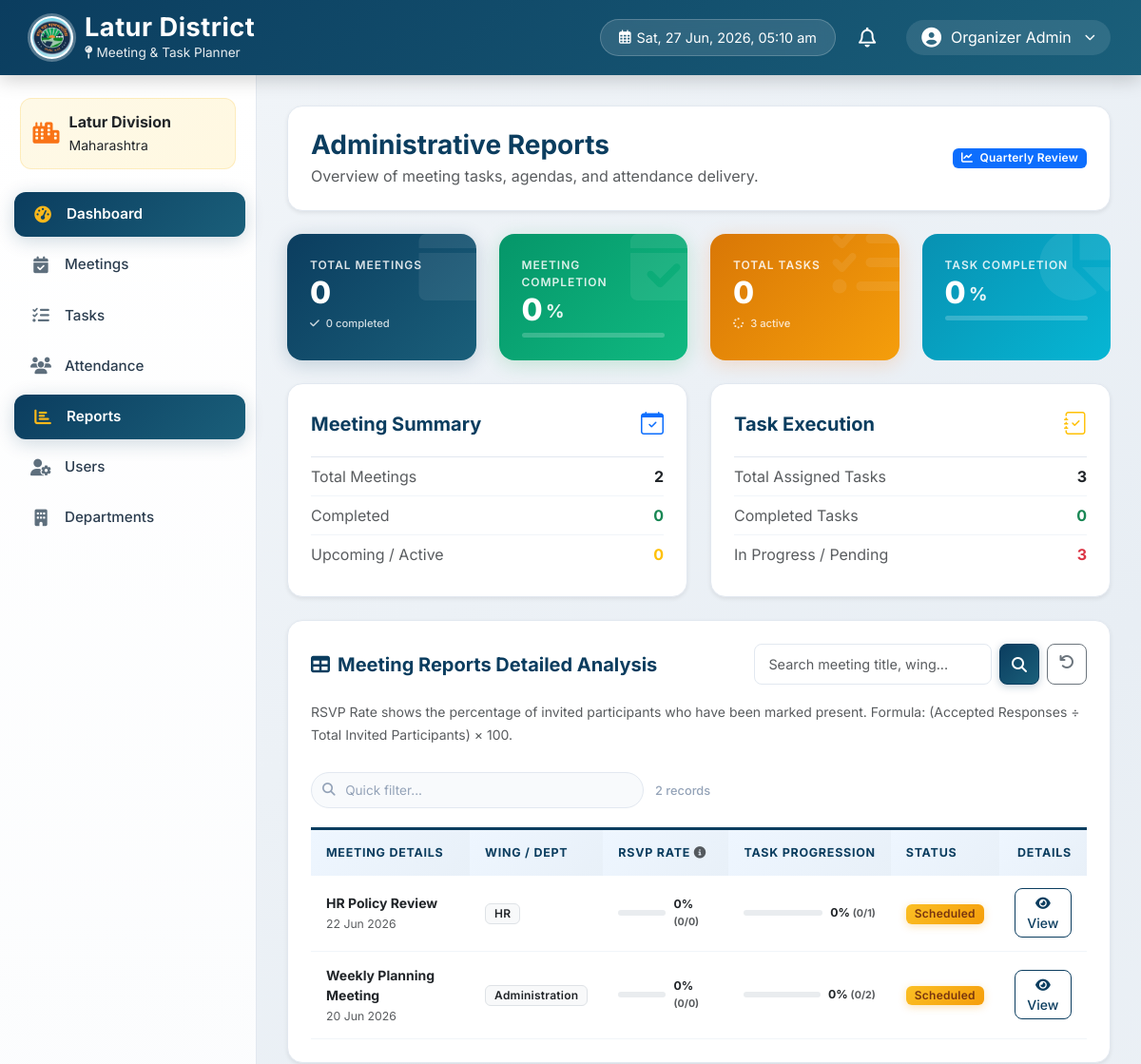
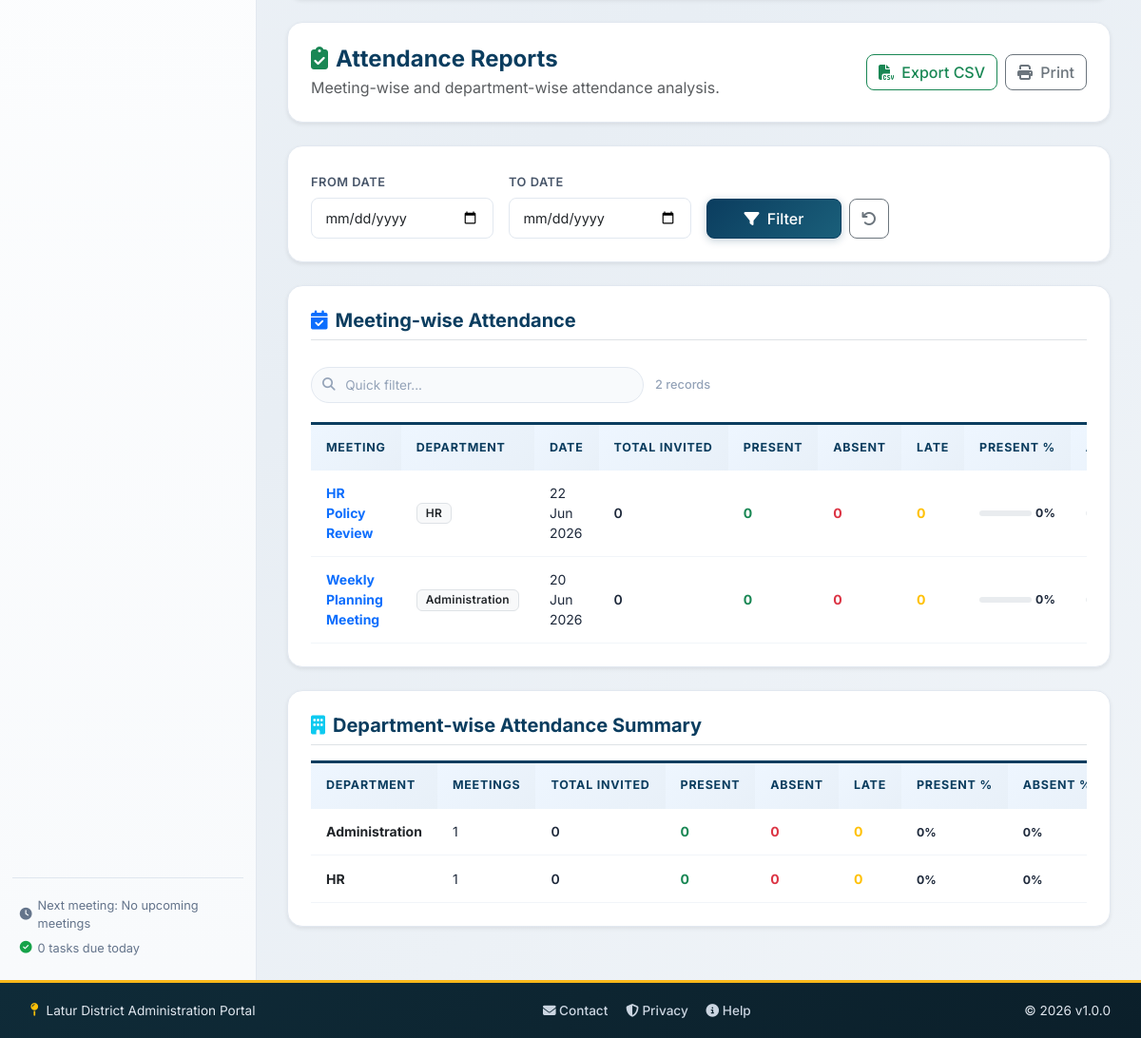
Page /modules/reports/index.php (signed in) on the committed database (2 pictures, top to bottom).
### tables this page shows
CREATE TABLE IF NOT EXISTS meetings (
  id INT AUTO_INCREMENT PRIMARY KEY,
  title VARCHAR(150) NOT NULL,
  meeting_date DATE NOT NULL,
  meeting_time TIME NOT NULL,
  location VARCHAR(150) NOT NULL,
  mode VARCHAR(50) NOT NULL,
  agenda TEXT NOT NULL,
  department VARCHAR(100) NOT NULL,
  organizer_id INT NOT NULL,
  status VARCHAR(30) NOT NULL DEFAULT 'Scheduled',
  created_at TIMESTAMP DEFAULT CURRENT_TIMESTAMP,
  FOREIGN KEY (organizer_id) REFERENCES users(id)
);

### modules/reports/index.php (the view, shortened to what the rows shown need)
<?php
include_once '../../includes/header.php';
$conn = getDBConnection();
$user_id = $_SESSION['user_id'];
$role = $_SESSION['role'];
$department = $_SESSION['department'] ?? '';
$reportSql = "SELECT m.id, m.title, m.meeting_date, m.department, m.status,
             (SELECT COUNT(*) FROM tasks WHERE meeting_id = m.id) as total_tasks,
             (SELECT COUNT(*) FROM tasks WHERE meeting_id = m.id AND status = 'Completed') as completed_tasks,
             (SELECT COUNT(*) FROM attendance WHERE meeting_id = m.id) as total_attendees,
             (SELECT COUNT(*) FROM attendance WHERE meeting_id = m.id AND status = 'Present') as present_attendees
             FROM meetings m";
$params = [];
$types = "";
if ($role === 'Organizer') {
    $reportSql .= " WHERE m.organizer_id = ?";
    $params[] = $user_id;
    $types .= "i";
} elseif ($role === 'Employee') {
    $reportSql .= " LEFT JOIN attendance a ON m.id = a.meeting_id WHERE (m.department = ? OR a.user_id = ?)";
    $params[] = $department;
    $params[] = $user_id;
    $types .= "si";
} else {
    $reportSql .= " WHERE 1=1";
}
$reportSql .= " GROUP BY m.id ORDER BY m.meeting_date DESC";
$stmt = $conn->prepare($reportSql);
if (!empty($params)) {
    $stmt->bind_param($types, ...$params);
}
$stmt->execute();
$meetingsReport = $stmt->get_result()->fetch_all(MYSQLI_ASSOC);
?>
<div class="row">
    <div class="col-12">
        <div class="card p-4 border-0 shadow-sm mb-4 bg-white animate-on-scroll" id="reportsTableWrapper" data-paginate data-per-page="10">
            <div class="table-responsive">
                <table class="table table-enhanced table-hover align-middle mb-0">
                    <thead>
                        <tr>
                            <th>Meeting Details</th>
                            <th>Wing / Dept</th>
                            <th>RSVP Rate <i class="fas fa-info-circle text-muted" title="RSVP Rate = (Accepted Responses ÷ Total Invited Participants) × 100"></i></th>
                            <th>Task Progression</th>
                            <th>Status</th>
                            <th class="text-end">Details</th>
                        </tr>
                    </thead>
                    <tbody>
                        <?php if (empty($meetingsReport)): ?>
                            <tr>
                                <td colspan="6" class="text-center py-4 text-muted">No reports found matching filters.</td>
                            </tr>
                        <?php else: ?>
                            <?php foreach ($meetingsReport as $rep): ?>
                                <tr>
                                    <td>
                                        <div class="fw-bold text-dark"><?php echo htmlspecialchars($rep['title']); ?></div>
                                        <small class="text-muted"><?php echo date('d M Y', strtotime($rep['meeting_date'])); ?></small>
                                    </td>
                                    <td>
                                        <span class="badge bg-light text-dark border"><?php echo htmlspecialchars($rep['department']); ?></span>
                                    </td>
                                    <td>
                                        <?php
                                        $attTotal = $rep['total_attendees'];
                                        $attPres = $rep['present_attendees'];
                                        $attRate = $attTotal > 0 ? round(($attPres / $attTotal) * 100) : 0;
                                        ?>
                                        <div class="d-flex align-items-center gap-2">
                                            <div class="progress flex-grow-1" style="height: 6px; width: 60px;">
                                            </div>
                                            <span class="small fw-bold text-dark"><?php echo $attRate; ?>% <small class="text-muted">(<?php echo $attPres; ?>/<?php echo $attTotal; ?>)</small></span>
                                        </div>
                                    </td>
                                    <td>
                                        <?php
                                        $taskTotal = $rep['total_tasks'];
                                        $taskComp = $rep['completed_tasks'];
                                        $taskRate = $taskTotal > 0 ? round(($taskComp / $taskTotal) * 100) : 0;
                                        ?>
                                        <div class="d-flex align-items-center gap-2">
                                            <div class="progress flex-grow-1" style="height: 6px; width: 60px;">
                                            </div>
                                            <span class="small fw-bold text-dark"><?php echo $taskRate; ?>% <small class="text-muted">(<?php echo $taskComp; ?>/<?php echo $taskTotal; ?>)</small></span>
                                        </div>
                                    </td>
                                    <td>
                                        <?php
                                        $status = strtolower($rep['status']);
                                        $statusClass = match($status) {
                                            'completed' => 'badge-status-completed',
                                            'scheduled' => 'badge-status-scheduled',
                                            'cancelled' => 'badge-status-cancelled',
                                            default => 'bg-secondary'
                                        };
                                        ?>
                                        <span class="badge <?php echo $statusClass; ?>"><?php echo ucfirst($status); ?></span>
                                    </td>
                                    <td class="text-end">
                                        <a href="../meetings/view.php?id=<?php echo $rep['id']; ?>" class="btn btn-sm btn-outline-primary rounded-3">
                                            <i class="fas fa-eye"></i> View
                                        </a>
                                    </td>
                                </tr>
                            <?php endforeach; ?>
                        <?php endif; ?>
                    </tbody>
                </table>
            </div>
        </div>
        <?php
        $attReportSql = "SELECT m.id, m.title, m.meeting_date, m.department,
                         COUNT(a.id) as total_invited,
                         SUM(CASE WHEN a.status = 'Present' THEN 1 ELSE 0 END) as present_count,
                         SUM(CASE WHEN a.status = 'Absent' THEN 1 ELSE 0 END) as absent_count,
                         SUM(CASE WHEN a.status = 'Late' THEN 1 ELSE 0 END) as late_count,
                         SUM(CASE WHEN a.status = 'Pending' THEN 1 ELSE 0 END) as pending_count
                         FROM meetings m
                         LEFT JOIN attendance a ON m.id = a.meeting_id";
        $attParams = [];
        $attTypes = "";
        if ($role === 'Organizer') {
            $attReportSql .= " WHERE m.organizer_id = ?";
            $attParams[] = $user_id;
            $attTypes .= "i";
        } elseif ($role === 'Employee') {
            $attReportSql .= " WHERE (m.department = ? OR EXISTS (SELECT 1 FROM attendance a2 WHERE a2.meeting_id = m.id AND a2.user_id = ?))";
            $attParams[] = $department;
            $attParams[] = $user_id;
            $attTypes .= "si";
        } else {
            $attReportSql .= " WHERE 1=1";
        }
        $attReportSql .= " GROUP BY m.id ORDER BY m.meeting_date DESC";
        $stmt = $conn->prepare($attReportSql);
        if (!empty($attParams)) {
            $stmt->bind_param($attTypes, ...$attParams);
        }
        $stmt->execute();
        $attReport = $stmt->get_result()->fetch_all(MYSQLI_ASSOC);
        ?>
        <div class="card p-4 border-0 shadow-sm mb-4 bg-white animate-on-scroll" id="meetingAttWrapper" data-paginate data-per-page="10">
            <div class="table-responsive">
                <table class="table table-enhanced table-hover align-middle mb-0" id="meetingAttTable">
                    <thead>
                        <tr>
                            <th>Meeting</th>
                            <th>Department</th>
                            <th>Date</th>
                            <th>Total Invited</th>
                            <th>Present</th>
                            <th>Absent</th>
                            <th>Late</th>
                            <th>Present %</th>
                            <th>Absent %</th>
                        </tr>
                    </thead>
                    <tbody>
                        <?php if (empty($attReport)): ?>
                            <tr><td colspan="10" class="text-center py-4 text-muted">No attendance data found.</td></tr>
                        <?php else: ?>
                            <?php foreach ($attReport as $ar): ?>
                                <?php
                                $arTotal = (int)$ar['total_invited'];
                                $arPresent = (int)$ar['present_count'];
                                $arAbsent = (int)$ar['absent_count'];
                                $arLate = (int)$ar['late_count'];
                                $arPresentPct = $arTotal > 0 ? round(($arPresent / $arTotal) * 100) : 0;
                                ?>
                                <tr>
                                    <td>
                                        <a href="../meetings/attendance.php?id=<?php echo $ar['id']; ?>" class="fw-bold text-decoration-none">
                                            <?php echo htmlspecialchars($ar['title']); ?>
                                        </a>
                                    </td>
                                    <td><span class="badge bg-light text-dark border"><?php echo htmlspecialchars($ar['department']); ?></span></td>
                                    <td><?php echo date('d M Y', strtotime($ar['meeting_date'])); ?></td>
                                    <td class="fw-semibold"><?php echo $arTotal; ?></td>
                                    <td><span class="text-success fw-bold"><?php echo $arPresent; ?></span></td>
                                    <td><span class="text-danger fw-bold"><?php echo $arAbsent; ?></span></td>
                                    <td><span class="text-warning fw-bold"><?php echo $arLate; ?></span></td>
                                    <td>
                                        <div class="d-flex align-items-center gap-1">
                                            <div class="progress flex-grow-1" style="height: 6px; width: 50px;">
                                            </div>
                                            <small class="fw-bold"><?php echo $arPresentPct; ?>%</small>
                                        </div>
                                    </td>
                                    <td>
                                    </td>
                                </tr>
                            <?php endforeach; ?>
                        <?php endif; ?>
                    </tbody>
                </table>
            </div>
        </div>
        <div class="card p-4 border-0 shadow-sm mb-4 bg-white animate-on-scroll" id="deptAttWrapper" data-paginate data-per-page="10">
            <div class="table-responsive">
                <table class="table table-enhanced table-hover align-middle mb-0" id="deptAttTable">
                    <thead>
                        <tr>
                            <th>Department</th>
                            <th>Meetings</th>
                            <th>Total Invited</th>
                            <th>Present</th>
                            <th>Absent</th>
                            <th>Late</th>
                            <th>Present %</th>
                            <th>Absent %</th>
                        </tr>
                    </thead>
                </table>
            </div>
        </div>
    </div>
</div>
<?php include_once '../../includes/footer.php'; ?>

### rows in the picture
meetings: title "HR Policy Review", meeting_date "22 Jun 2026", department "HR", attRate "0", attPres "0", attTotal "0", taskRate "0", taskComp "0", taskTotal "1", status "Scheduled", arTotal "0", arPresent "0", arAbsent "0", arLate "0", arPresentPct "0"
meetings: title "Weekly Planning Meeting", meeting_date "20 Jun 2026", department "Administration", attRate "0", attPres "0", attTotal "0", taskRate "0", taskComp "0", taskTotal "2", status "Scheduled", arTotal "0", arPresent "0", arAbsent "0", arLate "0", arPresentPct "0"

### other values in the picture
$userName "Organizer Admin"
$nextMeetingText "No upcoming meetings"
$tasksDueTodayText "0 tasks due today"
$mCompleted "0"
$tPending + $tInProgress "3"
$mTotal "2"
$mUpcoming "0"
$tTotal "3"
$tCompleted "0"
count($meetingsReport) "2"
count($attReport) "2"
$dar['department'] "Administration"
$dar['meeting_count'] "1"
$darTotal "0"
$darPresent "0"
